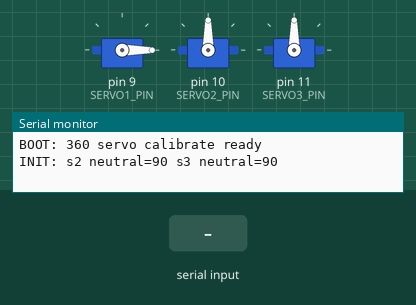
The sketch below on a simulated Arduino Uno, built with avr-gcc and run on an emulated ATmega328P. On the bench: 3 × servo, the last lines printed to the serial monitor. The inputs (shaded band) are chosen by the test bench.

Above: at 1.6 s.
1.7 s: "N2:\n" received over Serial
At 2.9 s:
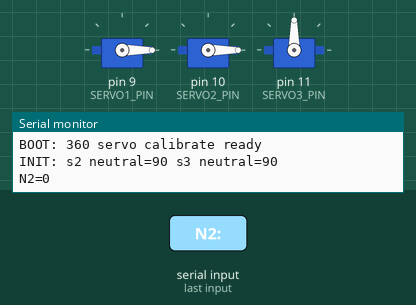
3.2 s: "F2:90\n" received over Serial
At 4.0 s:
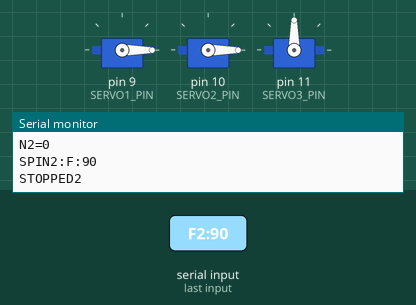
4.7 s: "N3:\n" received over Serial
At 5.4 s:
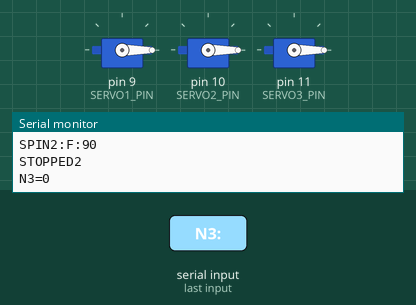
6.2 s: "N2:90\n" received over Serial
At 6.6 s:
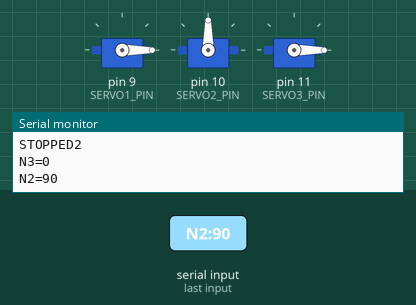
7.7 s: "F3:90\n" received over Serial
At 8.6 s:
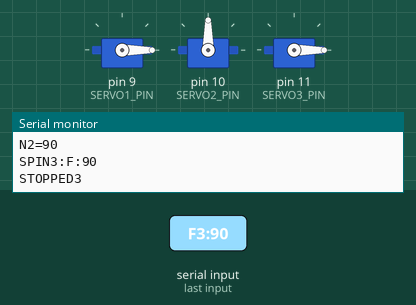
9.2 s: "N2:,45\n" received over Serial
At 10.1 s:
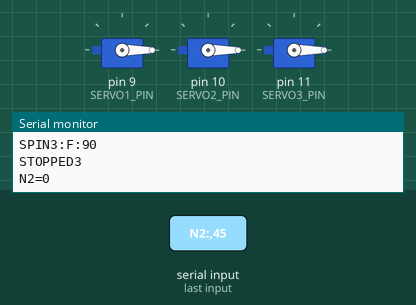
Timing chart, 0 to 11.7 s (numbered marks = the images above; inputs shaded):
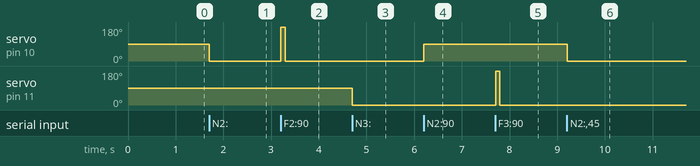

Measured:
- after the input at 1.7 s, servo on pin 10 (SERVO2_PIN): 90° → 0° at once
- after the input at 3.2 s, servo on pin 10 (SERVO2_PIN): 0° → 180° at once, → 0° 0.09 s later
- after the input at 4.7 s, servo on pin 11 (SERVO3_PIN): 90° → 0° at once
- after the input at 6.2 s, servo on pin 10 (SERVO2_PIN): 0° → 90° at once
- after the input at 7.7 s, servo on pin 11 (SERVO3_PIN): 0° → 180° at once, → 0° 0.09 s later
- after the input at 9.2 s, servo on pin 10 (SERVO2_PIN): 90° → 0° at once

The sketch:

servo_360_calibrate.ino
```cpp
/*
 * Tomato Sorter v2.0 — 360° Continuous Rotation Servo Calibration
 *
 * For continuous rotation servos (e.g., MG996R 360):
 *   value 0   = full speed CCW
 *   value 90  = stop (might need 88-92 fine-tune)
 *   value 180 = full speed CW
 *
 * Servo 1 (gate) on pin 9 stays closed.
 * Servo 2 + 3 are calibrated for time-based open/close.
 *
 * Wiring:
 *   Servo 1 → pin 9   (gate, held closed)
 *   Servo 2 → pin 10  (continuous rotation)
 *   Servo 3 → pin 11  (continuous rotation)
 *
 * Serial commands (9600 baud):
 *   N2:<val>          set Servo 2 neutral value (default 90)
 *   N3:<val>          set Servo 3 neutral value
 *   F2:<ms>           Servo 2 spin FORWARD (180) for <ms>, then stop
 *   R2:<ms>           Servo 2 spin REVERSE (0) for <ms>, then stop
 *   F3:<ms>           Servo 3 forward
 *   R3:<ms>           Servo 3 reverse
 *   S2 / S3           stop servo 2 or 3 immediately (sends neutral)
 *   PROBE2            tries values 85..95 to find true neutral
 *   PROBE3            same for servo 3
 *   STATUS
 */

#include <Servo.h>

const int  SERVO1_PIN = 9;
const int  SERVO2_PIN = 10;
const int  SERVO3_PIN = 11;
const long BAUD       = 9600;

Servo gate, s2, s3;

int s2Neutral = 90;
int s3Neutral = 90;

void setup() {
  Serial.begin(BAUD);
  gate.attach(SERVO1_PIN);
  s2.attach(SERVO2_PIN);
  s3.attach(SERVO3_PIN);
  gate.write(0);
  s2.write(s2Neutral);
  s3.write(s3Neutral);
  delay(400);
  Serial.println("BOOT: 360 servo calibrate ready");
  Serial.print("INIT: s2 neutral="); Serial.print(s2Neutral);
  Serial.print(" s3 neutral=");      Serial.println(s3Neutral);
}

void spinFor(Servo &srv, int speedVal, int durMs, int neutral, char which, char dir) {
  Serial.print("SPIN");
  Serial.print(which);
  Serial.print(":");
  Serial.print(dir);
  Serial.print(":");
  Serial.println(durMs);
  srv.write(speedVal);
  delay(durMs);
  srv.write(neutral);
  Serial.print("STOPPED");
  Serial.println(which);
}

void probe(Servo &srv, char which) {
  Serial.print("PROBE"); Serial.print(which); Serial.println(": testing 85..95");
  for (int v = 85; v <= 95; v++) {
    Serial.print("  trying "); Serial.println(v);
    srv.write(v);
    delay(2000);   // 2s for each value to observe
  }
  srv.write(90);
  Serial.println("PROBE_DONE — pick the value where servo stayed still");
}

void loop() {
  if (!Serial.available()) return;
  String cmd = Serial.readStringUntil('\n');
  cmd.trim();
  if (cmd.length() == 0) return;

  if (cmd.startsWith("N2:"))      { s2Neutral = cmd.substring(3).toInt(); s2.write(s2Neutral); Serial.print("N2="); Serial.println(s2Neutral); }
  else if (cmd.startsWith("N3:")) { s3Neutral = cmd.substring(3).toInt(); s3.write(s3Neutral); Serial.print("N3="); Serial.println(s3Neutral); }
  else if (cmd.startsWith("F2:")) spinFor(s2, 180, cmd.substring(3).toInt(), s2Neutral, '2', 'F');
  else if (cmd.startsWith("R2:")) spinFor(s2, 0,   cmd.substring(3).toInt(), s2Neutral, '2', 'R');
  else if (cmd.startsWith("F3:")) spinFor(s3, 180, cmd.substring(3).toInt(), s3Neutral, '3', 'F');
  else if (cmd.startsWith("R3:")) spinFor(s3, 0,   cmd.substring(3).toInt(), s3Neutral, '3', 'R');
  else if (cmd == "S2")           { s2.write(s2Neutral); Serial.println("STOPPED2"); }
  else if (cmd == "S3")           { s3.write(s3Neutral); Serial.println("STOPPED3"); }
  else if (cmd == "PROBE2")       probe(s2, '2');
  else if (cmd == "PROBE3")       probe(s3, '3');
  else if (cmd == "STATUS") {
    Serial.print("STATUS: s2_neutral="); Serial.print(s2Neutral);
    Serial.print(" s3_neutral=");        Serial.println(s3Neutral);
  }
  else { Serial.print("UNKNOWN: "); Serial.println(cmd); }
}
```
